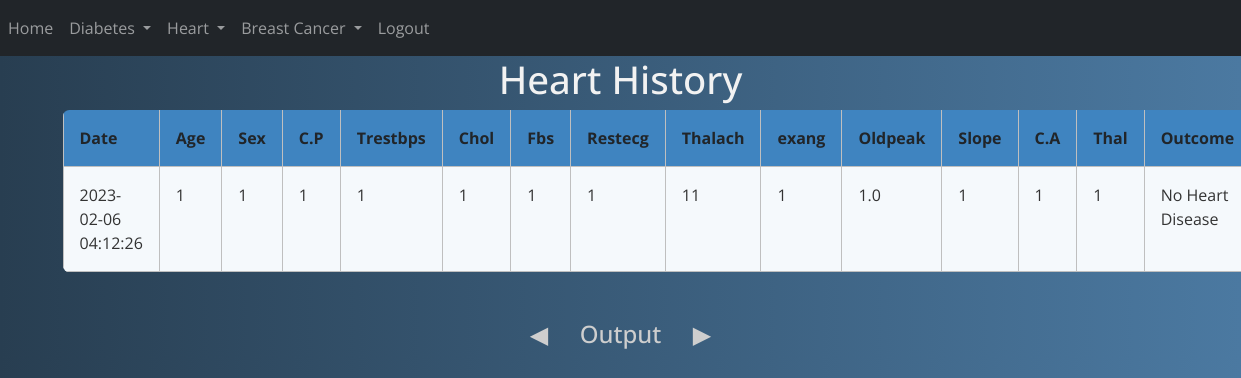
The page /heart_history (signed in) on the database its author committed.
### website/models.py (models this page shows)
class Heart(db.Model):
    id = db.Column(db.Integer, primary_key=True)
    date = db.Column(db.DateTime(timezone=True), default=func.now())
    age = db.Column(db.Integer)
    sex = db.Column(db.String(8))
    cp = db.Column(db.String(4))
    trestbps = db.Column(db.Integer)
    chol = db.Column(db.Integer)
    fbs = db.Column(db.String(2))
    restecg = db.Column(db.String(3))
    thalach = db.Column(db.Integer)
    exang = db.Column(db.String(2))
    oldpeak = db.Column(db.Float(3))
    slope = db.Column(db.String(3))
    ca = db.Column(db.String(5))
    thal = db.Column(db.String(4))
    outcome = db.Column(db.String(10000))
    user_id = db.Column(db.Integer, db.ForeignKey('user.id'))

### website/views.py (the view)
@views.route("/heart_history")
@login_required
def heart_history():
    return render_template('heart_history.html', user=current_user)

### website/__init__.py (called while the page is built)
def create_app():
    app = Flask(__name__)
    app.config['SECRET_KEY'] = 'uuhfurhfueih hfu iehfuci heuh eusjhc nsjv nsweur'
    app.config['SQLALCHEMY_DATABASE_URI'] = f'sqlite:///{DB_NAME}'
    db.init_app(app)
    from .views import views
    from .auth import auth
    app.register_blueprint(views, url_prefix="/")
    app.register_blueprint(auth, url_prefix="/")
    from .models import User, Diabetes, Heart, BCancer
    create_database(app)
    login_manager = LoginManager()
    login_manager.login_view = 'auth.login'
    login_manager.init_app((app))
    @login_manager.user_loader
    def load_user(id):
        return User.query.get(int(id))
    return app

### website/templates/heart_history.html (shortened to what this page needs)
{% include 'nav(logged).html' %}
<head>
    <body>
        <div class="container">
<h1>Heart History</h1>
  <table id="dtDynamicVerticalScrollExample" class="rwd-table table table-striped table-bordered table-sm" cellspacing="0"
  width="100%">
    <tbody>
        <tr>
            <th>Date</th>
            <th>Age</th>
            <th>Sex</th>
            <th>C.P</th>
            <th>Trestbps</th>
            <th>Chol</th>
            <th>Fbs</th>
            <th>Restecg</th>
            <th>Thalach</th>
            <th>exang</th>
            <th>Oldpeak</th>
            <th>Slope</th>
            <th>C.A</th>
            <th>Thal</th>
            <th>Outcome</th>
            </tr>
            {% for heart in user.heart %}
            <tr>
                <td>{{ heart.date }}</td>
                <td>{{ heart.age }}</td>
                <td>{{ heart.sex }}</td>
                <td>{{ heart.cp }}</td>
                <td>{{ heart.trestbps }}</td>
                <td>{{ heart.chol }}</td>
                <td>{{ heart.fbs }}</td>
                <td>{{ heart.restecg }}</td>
                <td>{{ heart.thalach }}</td>
                <td>{{ heart.exang }}</td>
                <td>{{ heart.oldpeak }}</td>
                <td>{{ heart.slope }}</td>
                <td>{{ heart.ca }}</td>
                <td>{{ heart.thal }}</td>
                <td>{{ heart.outcome }}</td>
            </tr>
      {% endfor %}
    </tbody>
  </table>
  <br><br>
  <h3>Output</h3>
</div>
    </body>
</head>

### website/templates/heart_history.html (style rules this page uses)
* { font-family: 'Open Sans', sans-serif; }
.rwd-table { margin: auto; min-width: 300px; max-width: 100%; border-collapse: collapse; }
.rwd-table tr:first-child { border-top: none; background: #428bca; color: #fff; }
.rwd-table tr { border-top: 1px solid #ddd; border-bottom: 1px solid #ddd; background-color: #f5f9fc; }
.rwd-table th { display: none; }
.rwd-table td { display: block; }
.rwd-table td:first-child { margin-top: .5em; }
.rwd-table td:last-child { margin-bottom: .5em; }
.rwd-table td:before { content: attr(data-th) ": "; font-weight: bold; width: 120px; display: inline-block; color: #000; }
.rwd-table th, .rwd-table td { text-align: left; }
.rwd-table { color: #333; border-radius: .4em; overflow: hidden; }
.rwd-table tr { border-color: #bfbfbf; }
.rwd-table th, .rwd-table td { padding: .5em 1em; }
@media screen and (min-width: 600px) { .rwd-table td:before { display: none; } }
@media screen and (min-width: 600px) { .rwd-table th, .rwd-table td { display: table-cell; padding: .25em .5em; } }
@media screen and (min-width: 600px) { .rwd-table th:first-child, .rwd-table td:first-child { padding-left: 0; } }
@media screen and (min-width: 600px) { .rwd-table th:last-child, .rwd-table td:last-child { padding-right: 0; } }
@media screen and (min-width: 600px) { .rwd-table th, .rwd-table td { padding: 1em !important; } }
body { background: #4B79A1; background: -webkit-linear-gradient(to left, #4B79A1 , #283E51); background: linear-gradient(to left, #4B79A1 , #283E51); }
h1 { text-align: center; font-size: 2.4em; color: #f2f2f2; }
.container { display: block; text-align: center; }
h3 { display: inline-block; position: relative; text-align: center; font-size: 1.5em; color: #cecece; }
h3:before { content: "\25C0"; position: absolute; left: -50px; -webkit-animation: leftRight 2s linear infinite; animation: leftRight 2s linear infinite; }
h3:after { content: "\25b6"; position: absolute; right: -50px; -webkit-animation: leftRight 2s linear infinite reverse; animation: leftRight 2s linear infinite reverse; }

### rows shown on the page
Heart: date "2023-02-06 04:12:26", age "1", sex "1", cp "1", trestbps "1", chol "1", fbs "1", restecg "1", thalach "11", exang "1", oldpeak "1.0", slope "1", ca "1", thal "1", outcome "No Heart Disease"
